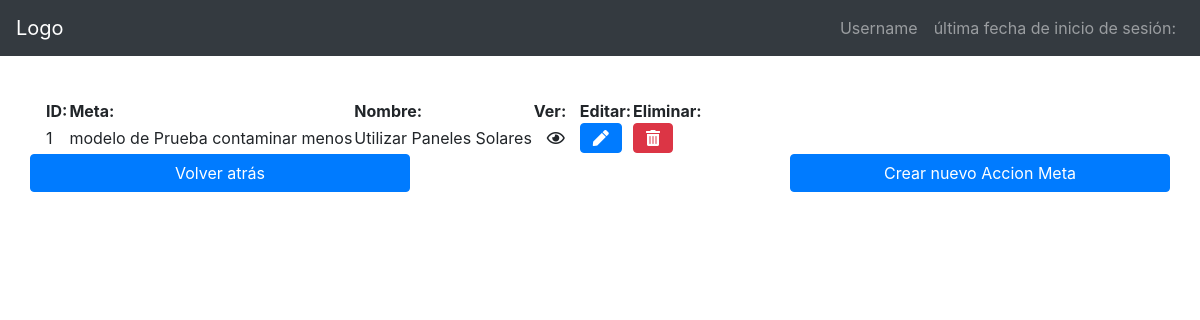
/index/accionmeta, run on the app's committed database.
### ModelsMaster/models.py (models this page shows, shortened)
class AccionMeta(models.Model):
    Id=models.AutoField(primary_key=True, db_column="AT_Id_AccMeta")
    IdMeta=models.ForeignKey(to=Meta, db_column="AT_Id_Meta", on_delete=models.DO_NOTHING)
    Nombre=models.CharField(max_length=256, db_column="AT_Nombre")
    Estado=models.CharField(max_length=256, db_column="AT_Estado_Avance", null=True, blank=False)
    Plazo=models.CharField(max_length=256, db_column="AT_Plazo")
    Eliminado=models.BooleanField(default=False, db_column="AT_Eliminado")
    class Meta:
        db_table = "T_Acciones_Meta"

class Meta(models.Model):
    Id=models.AutoField(primary_key=True, db_column="MT_Id_Meta")
    IdObj=models.ForeignKey(to=Objetivo, db_column="MT_Id_Objetivo", on_delete=models.DO_NOTHING)
    IdParent=models.ForeignKey(to='self', db_column="MT_Id_Padre", on_delete=models.DO_NOTHING, null=True, blank=True)
    Codificacion=models.CharField(max_length=256, db_column="MT_Codificacion")
    Nombre=models.CharField(max_length=256, db_column="MT_Nombre")
    Descripcion=models.TextField(max_length=256, db_column="MT_Descripcion", null=True, blank=True)
    Eliminado=models.BooleanField(default=False, db_column="MT_Eliminado")
    def __str__(self):
        return self.Nombre
    class Meta:
        db_table = "T_Meta"

### ModelsMaster/views.py (the view)
# urls.py: path('', views.index),
    def index(request):
        all = AccionMeta.objects.filter(Eliminado=False)
        args = {
            "querys":all,
            "titulo":"accionmeta",
            "titulo_view":"Accion Meta"
        }
        return render(request, 'AccionMeta/index.html', args)

### ModelsMaster/templates/AccionMeta/index.html (shortened to what this page needs)
{% load static %}
<html>
    <head>
        <link rel="stylesheet" href="https://maxcdn.bootstrapcdn.com/bootstrap/4.5.0/css/bootstrap.min.css">
        <link rel="stylesheet" href="https://cdn.datatables.net/1.10.21/css/jquery.dataTables.min.css">
        <link rel="stylesheet" href="https://use.fontawesome.com/releases/v5.7.0/css/all.css">
    </head>
    <body>
        {%include 'navbar.html'%}
        <div class="container">
            <br>
            <table id="myTable" class="display">
                <thead>
                    <tr>
                        <th> ID: </th>
                        <th> Meta:</th>
                        <th> Nombre:</th>
                        <th> Ver:</th>
                        <th> Editar:</th>
                        <th> Eliminar:</th>
                    </tr>
                </thead>
                <tbody>
                    {% if querys %}
                        {% for query in querys %}
                        <tr>
                            <td>{{query.Id}}</td>
                            <td>{{query.IdMeta}}</td>
                            <td>{{query.Nombre}}</td>
                            <td><a class="btn btn-xs far fa-eye" href="/show/{{titulo}}/{{query.Id}}"></a></td>
                            <td><a class="btn btn-primary btn-xs fas fa-pen" href="/update/{{titulo}}/{{query.Id}}"></a></td>
                            <td><button id="trigger" type="button" class="btn btn-danger btn-xs fas fa-trash-alt" data-toggle="modal" data-target="#eliminar"></button></td>
                        </tr>
                        {% endfor %}
                    {% else %}
                        <h2>No se han encontrado ningún {{titulo_view}} creado</h2>
                    {% endif %}
                </tbody>
            </table>
            <div class="row justify-content-between">
                <a class="btn btn-primary col-sm-4" href="/">Volver atrás</a>
                <a class="btn btn-primary col-sm-4" href="/create/{{titulo}}">Crear nuevo {{titulo_view}}</a>
            </div>
        </div>
    </body>
</html>

### data on the page
AccionMeta: Id "1", IdMeta "modelo de Prueba contaminar menos", Nombre "Utilizar Paneles Solares"

### other printed values
{{ titulo_view }} "Accion Meta"
